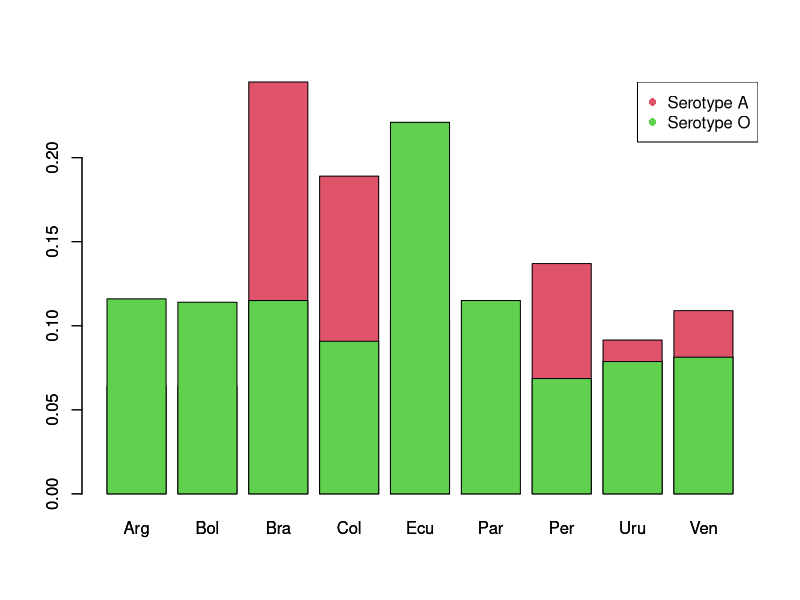
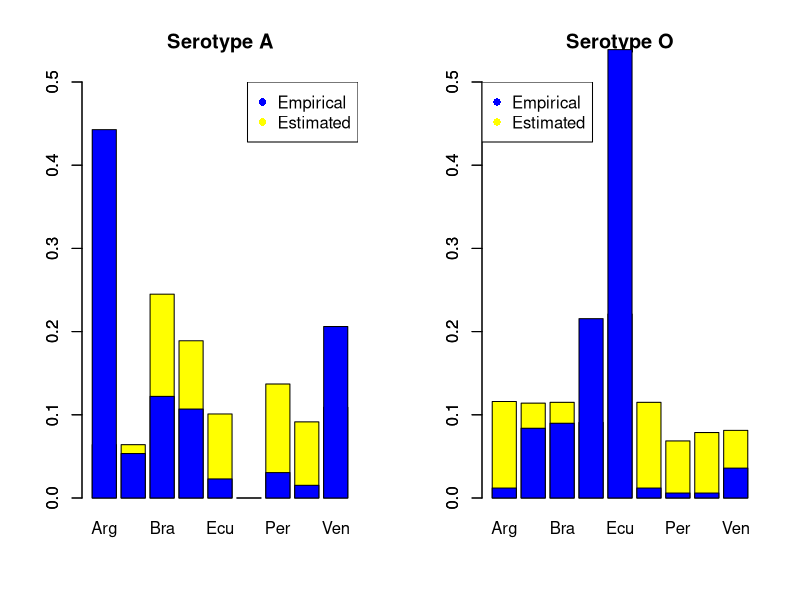

These charts were generated, in order, by the following R code:
library(flexmix)
U9 <- rep(1/9, 9)
U8 <- rep(1/8, 8)
A <- c(6.41E-02, 6.41E-02, .245, .189, .101, .137, 9.15E-02, .109)# estimated frequencies
Ap <- c(6.41E-02, 6.41E-02, .245, .189, .101, 0, .137, 9.15E-02, .109)
O <- c(.116, .114, .115, 9.08E-02, .221, .115, 6.86E-02, 7.87E-02, 8.13E-02)  
KLdiv(cbind(A, U8))
KLdiv(cbind(Ap, U9))
KLdiv(cbind(O, U9))
statesA <- c("Arg", "Bol", "Bra", "Col", "Ecu", "Per", "Uru", "Ven")
statesO <- c("Arg", "Bol", "Bra", "Col", "Ecu", "Par", "Per", "Uru", "Ven")
fA <- c(0.4427480916, 0.0534351145, 0.1221374046, 0.106870229,
        0.0229007634, 0, 0.0305343511, 0.0152671756, 0.2061068702)
fO <- c(0.0119760479, 0.0838323353, 0.0898203593, 0.2155688623, 0.5389221557,
        0.0119760479, 0.005988024, 0.005988024, 0.0359281437)
names(Ap) <- names(O) <- statesO
barplot(Ap, col = 2)
barplot(O, col = 3, add = T)
legend(x = "topright",legend = c("Serotype A", "Serotype O"),
       col = c(2, 3), pch = 16)
#
par(mfrow = c(1, 2))
barplot(Ap, col = "yellow", main = "Serotype A", ylim = c(0, .5))
barplot(fA, col = "blue", add = TRUE)
legend(x = "topright", legend = c("Empirical", "Estimated"),
       col = c("blue", "yellow"), pch = 16)
#
barplot(O, col = "yellow", main = "Serotype O", ylim = c(0, .5))
barplot(fO, col = "blue", add = TRUE)
legend(x = "topleft",legend = c("Empirical", "Estimated"),
       col = c("blue", "yellow"), pch = 16)
